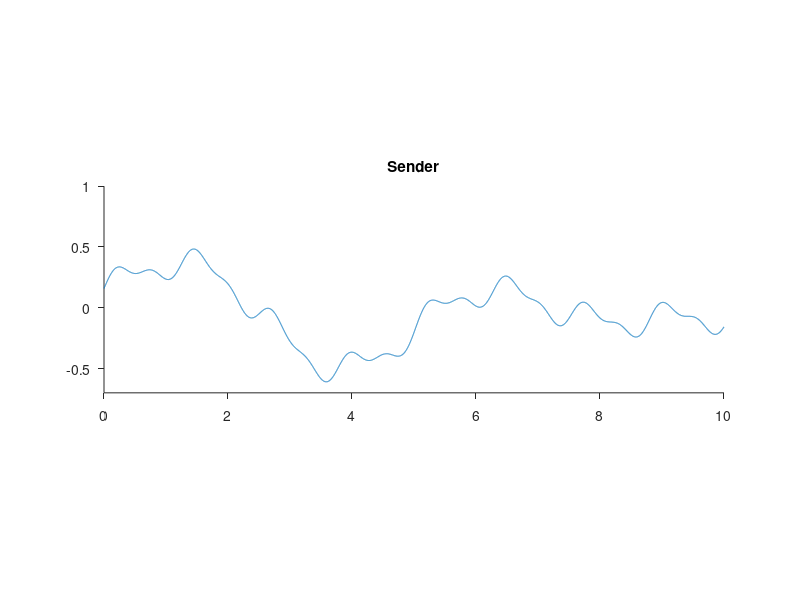
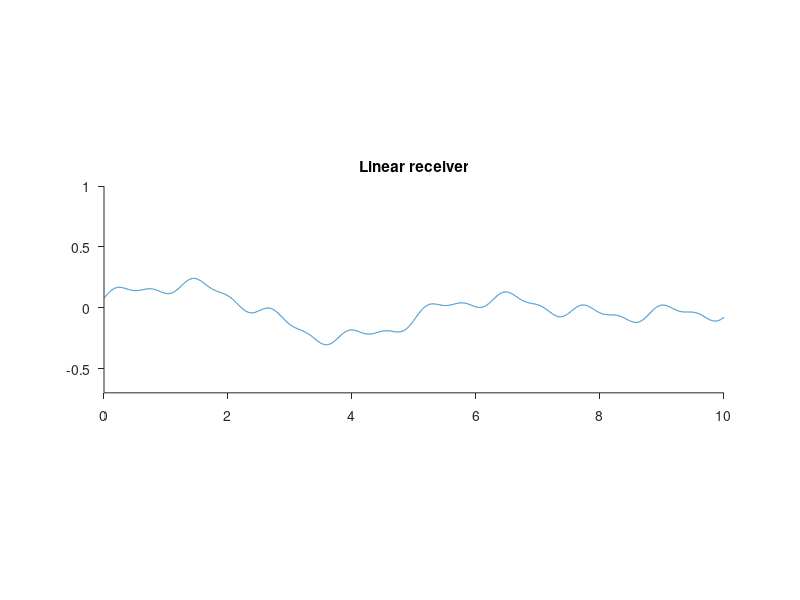
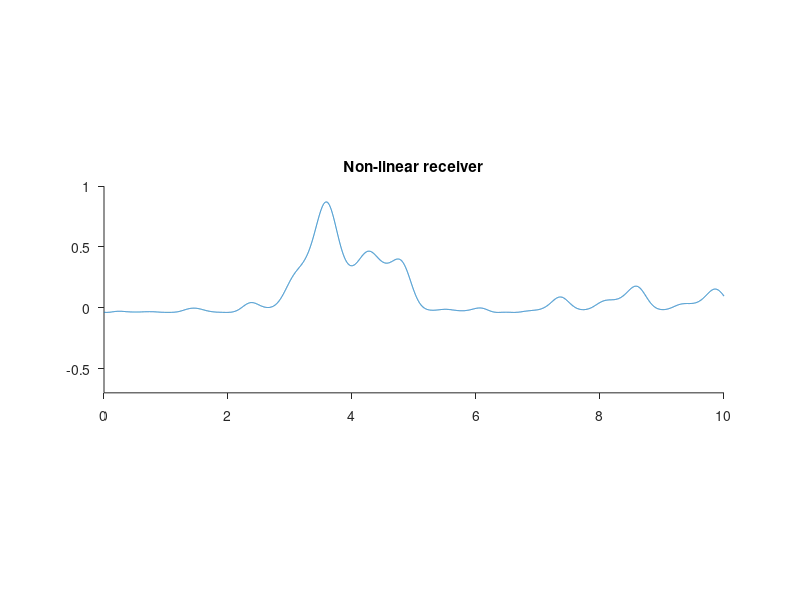
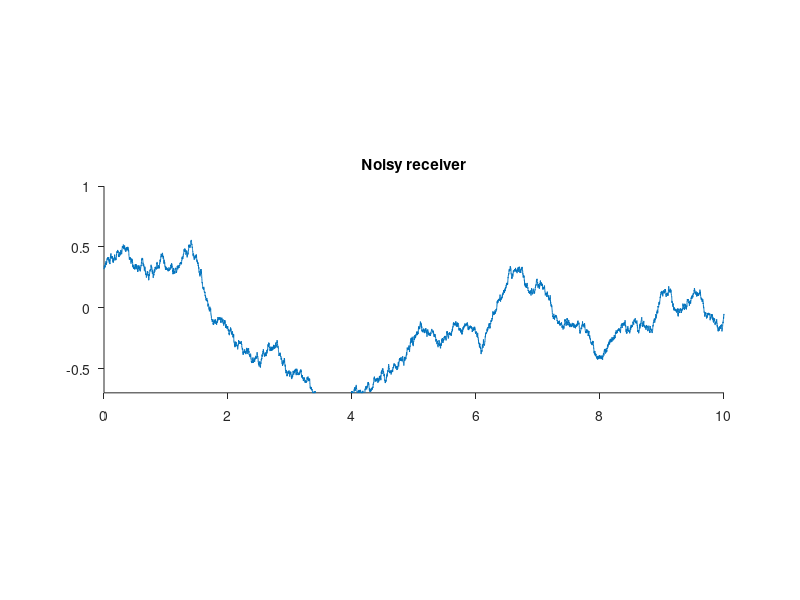

Write the MATLAB code that produced these figures, in order.
% Conceptual figure

clear all
close all
clc


t = 0:0.001:10;

% Sender: sum of sinusoids
s = 0.2*sin(t) + 0.2*sin(1.5*t-pi/4) + 0.3*sin(0.75*t+pi) + ...
    0.1*sin(5*t) + 0.3*sin(0.5*t + pi/2) + 0.05*sin(10*t);

% Sender activity
figure()
plot(t, s)
box off
ax1 = gca;
set(gca, 'TickDir', 'out')
pbaspect([3 1 1])
title('Sender')
ylim([-0.7 1])


% Linear receiver
r = 0.5*s;

figure()
plot(t, r)
box off
ax2 = gca;
set(gca, 'TickDir', 'out')
pbaspect([3 1 1])
title('Linear receiver')
ylim([-0.7 1])


% Non-linear receiver
r = -0.8*s.*(s-0.5).*(s-1);

figure()
plot(t, r)
box off
ax3 = gca;
set(gca, 'TickDir', 'out')
pbaspect([3 1 1])
title('Non-linear receiver')
ylim([-0.7 1])


% Noisy receiver
tau = 10;
c = 0.05;
dtovertau = 1;
dt = 0.001;
ou = NaN(1,length(s));
ou(1) = s(1);
for i = 2:length(t)
    ou(i) = ou(i-1) - (1/tau)*ou(i-1)*dt + sqrt(c)*sqrt(dt)*randn;
end
r = s + ou;

figure()
plot(t, r)
box off
ax4 = gca;
set(gca, 'TickDir', 'out')
pbaspect([3 1 1])
title('Noisy receiver')
ylim([-0.7 1])

% Link y-axis of plots
linkaxes([ax1 ax2 ax3 ax4],'xy')


